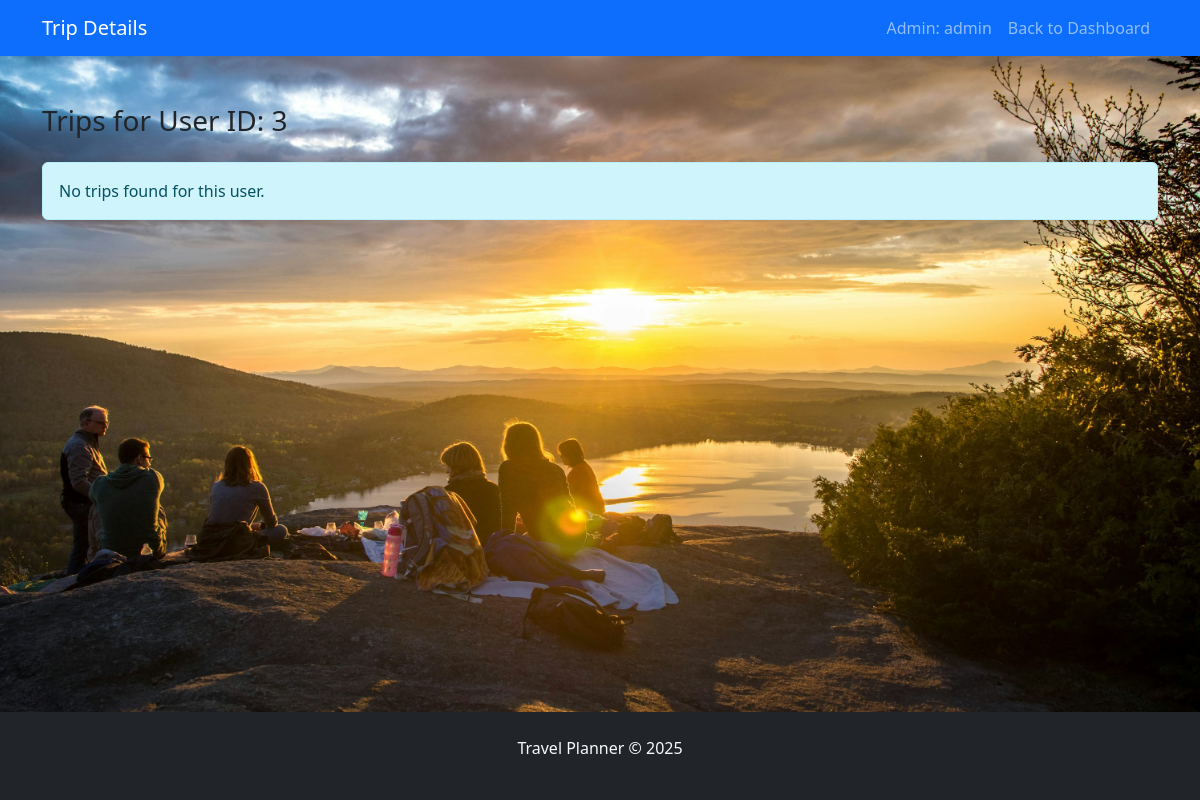
/pages/view_user.php?user_id=3 (signed in), run on an earlier commit of the app's database.
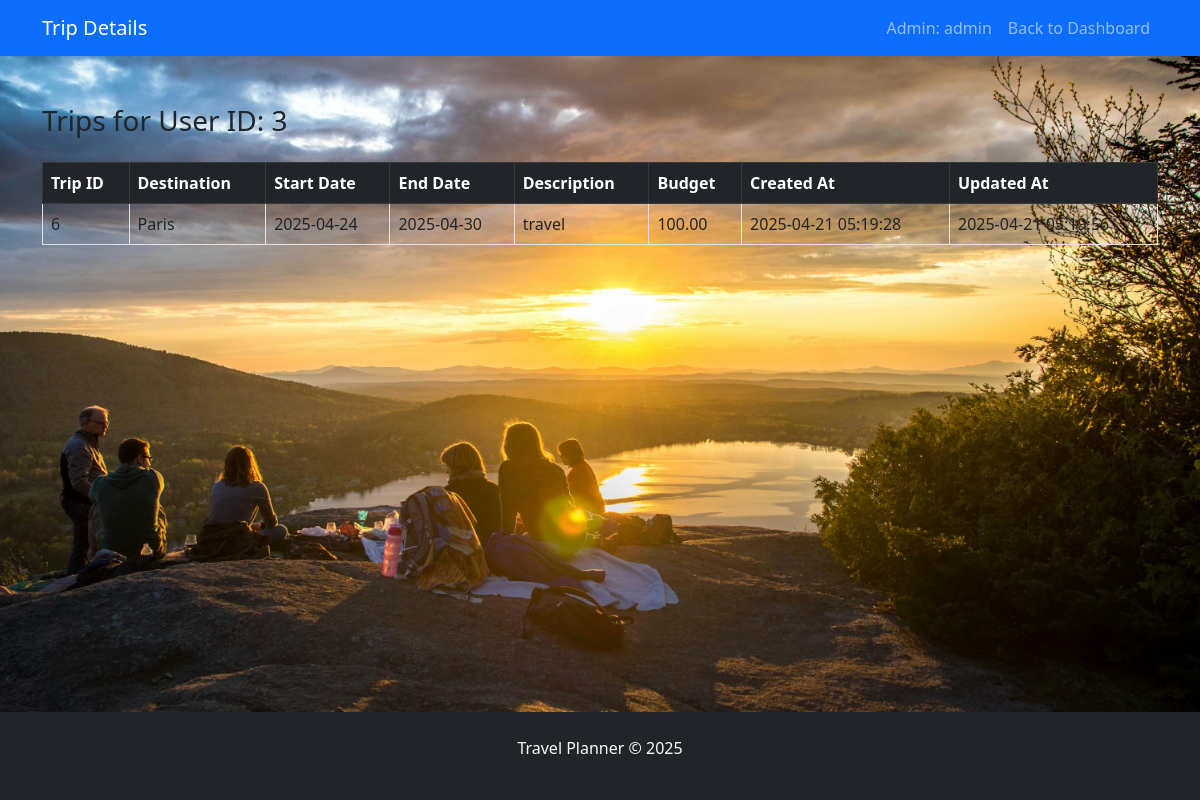
And on a later commit of the database.
### tables this page shows
CREATE TABLE `trips` (
  `trip_id` int(11) NOT NULL,
  `user_id` int(11) NOT NULL,
  `destination` varchar(100) NOT NULL,
  `start_date` date NOT NULL,
  `end_date` date NOT NULL,
  `description` text DEFAULT NULL,
  `budget` decimal(10,2) DEFAULT NULL,
  `created_at` timestamp NULL DEFAULT current_timestamp(),
  `updated_at` timestamp NULL DEFAULT current_timestamp() ON UPDATE current_timestamp()
);

### pages/view_user.php (the view, shortened to what this page needs)
<?php
require_once "../db/connect.php";
$userId = $_GET['user_id'];
try {
    $stmt = $conn->prepare("SELECT * FROM trips WHERE user_id = :user_id");
    $stmt->bindParam(":user_id", $userId, PDO::PARAM_INT);
    $stmt->execute();
    $trips = $stmt->fetchAll();
} catch (PDOException $e) {
    die("Error fetching trips: " . $e->getMessage());
}
?>
<!DOCTYPE html>
<html lang="en">
<head>
    <link rel="stylesheet" href="https://cdn.jsdelivr.net/npm/bootstrap@5.2.3/dist/css/bootstrap.min.css">
</head>
<body>
<nav class="navbar navbar-expand-lg navbar-dark bg-primary">
    <div class="container">
        <a class="navbar-brand" href="#">Trip Details</a>
        <div class="collapse navbar-collapse">
            <ul class="navbar-nav ms-auto">
                <li class="nav-item">
                    <span class="nav-link">Admin: <?php echo htmlspecialchars($_SESSION['username']); ?></span>
                </li>
                <li class="nav-item">
                    <a class="nav-link" href="admin_dashboard.php">Back to Dashboard</a>
                </li>
            </ul>
        </div>
    </div>
</nav>
<main class="container mt-5 mb-5">
    <h3 class="mb-4">Trips for User ID: <?php echo htmlspecialchars($userId); ?></h3>
    <?php if (count($trips) > 0): ?>
        <div class="table-responsive">
            <table class="table table-bordered table-hover">
                <thead class="table-dark">
                    <tr>
                        <th>Trip ID</th>
                        <th>Destination</th>
                        <th>Start Date</th>
                        <th>End Date</th>
                        <th>Description</th>
                        <th>Budget</th>
                        <th>Created At</th>
                        <th>Updated At</th>
                    </tr>
                </thead>
                <tbody>
                    <?php foreach ($trips as $trip): ?>
                        <tr>
                            <td><?php echo htmlspecialchars($trip['trip_id']); ?></td>
                            <td><?php echo htmlspecialchars($trip['destination']); ?></td>
                            <td><?php echo htmlspecialchars($trip['start_date']); ?></td>
                            <td><?php echo htmlspecialchars($trip['end_date']); ?></td>
                            <td><?php echo htmlspecialchars($trip['description']); ?></td>
                            <td><?php echo htmlspecialchars($trip['budget']); ?></td>
                            <td><?php echo htmlspecialchars($trip['created_at']); ?></td>
                            <td><?php echo htmlspecialchars($trip['updated_at']); ?></td>
                        </tr>
                    <?php endforeach; ?>
                </tbody>
            </table>
        </div>
    <?php else: ?>
        <div class="alert alert-info">No trips found for this user.</div>
    <?php endif; ?>
</main>
<footer class="bg-dark text-light py-4">
    <div class="container text-center">
        <p>Travel Planner &copy; 2025</p>
    </div>
</footer>
</body>
</html>

### pages/view_user.php (style rules this page uses)
html, body { height: 100%; }
body { display: flex; flex-direction: column; background-image: url('../images/bg1.jpg'); background-size: cover; background-position: center; background-repeat: no-repeat; }
main { flex: 1; }
footer { position: fixed; bottom: 0; width: 100%; }

What changed in the data, as far as the page shows it:
added trips: trip_id "6", destination "Paris", start_date "2025-04-24", end_date "2025-04-30", description "travel", budget "100.00", created_at "2025-04-21 05:19:28", updated_at "2025-04-21 05:19:56"
Also different on the page:
text no longer shown: "No trips found for this user."
text now shown: "Trip ID Destination Start Date End Date Description Budget Created At Updated At"
